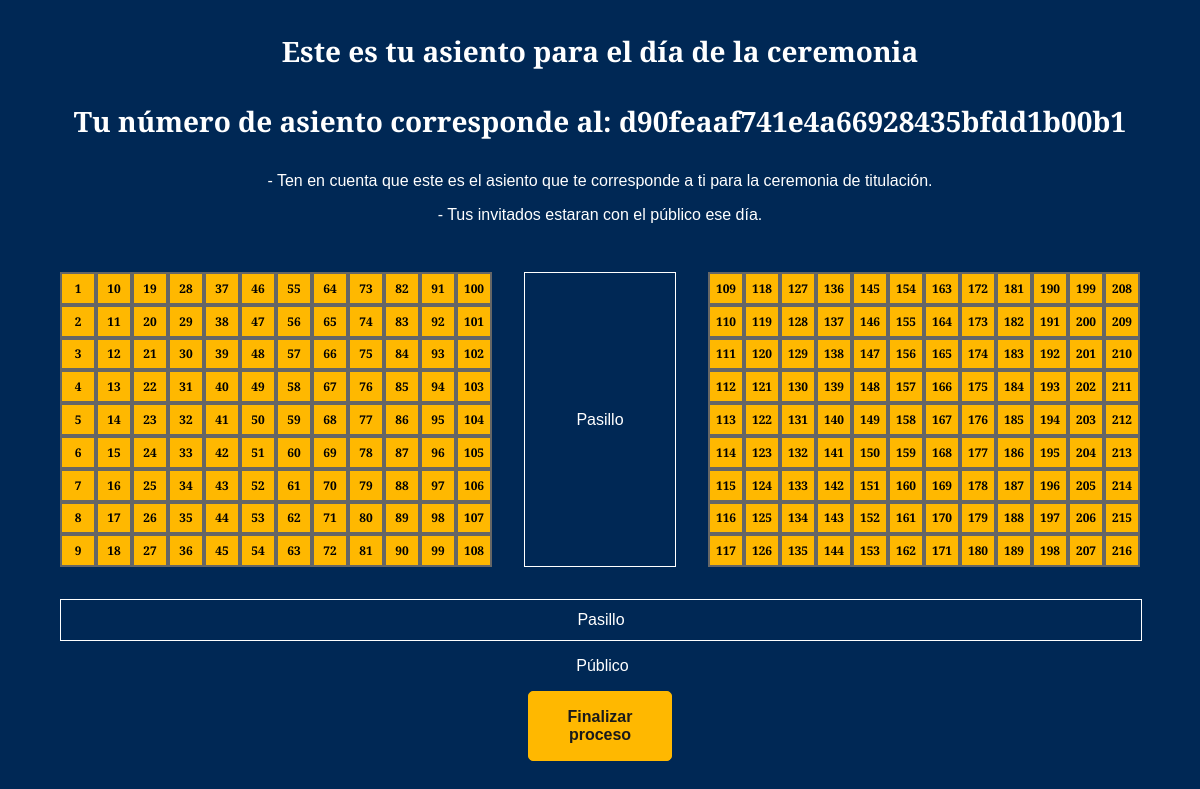
Before: /Asientos (signed in) with the older database file.
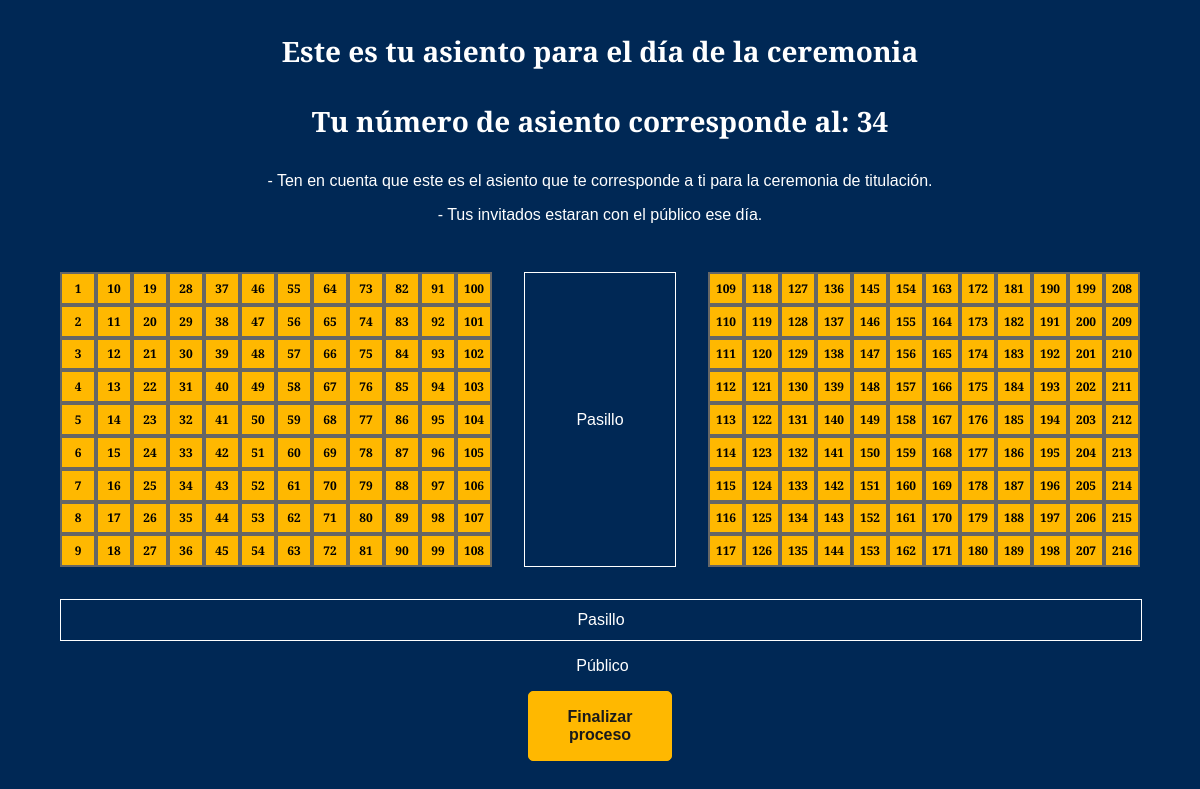
After: the same page with the newer database file.
### Web/models.py (models this page shows, shortened)
class Titulado(AbstractUser):
    username = models.CharField(max_length=100, unique=True, default='NombreUsuario')
    password = models.CharField(max_length=128, default='titulados')
    Run = models.CharField(max_length=11)
    NCedula = models.CharField(max_length=10)
    Carrera = models.CharField(max_length=50)
    NAsiento = models.CharField(max_length=3, unique=True)
    PaginaLibro = models.CharField(max_length=3, default='0')
    Invitado1 = models.CharField(max_length=50, null=True, blank=True)
    Invitado2 = models.CharField(max_length=50, null=True, blank=True)
    last_login = models.DateTimeField(auto_now=True, null=True, blank=True)
    backend = 'Web.backends.TituladoBackend'  # Reemplaza 'myapp' con la ubicación real de tu aplicación y el backend personalizado
    groups = models.ManyToManyField(
        'auth.Group',
        blank=True,
        related_name='titulado_set',
        related_query_name='titulado',
    )
    user_permissions = models.ManyToManyField(
        'auth.Permission',
        blank=True,
        related_name='titulado_set',
        related_query_name='titulado',
    )

### Web/views.py (the view)
# urls.py: path('Asientos', asientos, name='Asientos'),
def asientos(request):
    titulado = request.user
    return render(request, '6_Asientos.html', {'user': titulado})

### Web/templates/6_Asientos.html (shortened to what this page needs)
{% load static %}
<!DOCTYPE html>
<html lang="es">
<head>
    <link rel="stylesheet" href="{% static 'css/6_AsientosEstilo.css' %}">
    <link rel="stylesheet" href="https://cdnjs.cloudflare.com/ajax/libs/font-awesome/6.4.0/css/all.min.css">
</head>
<body>
    <h1>Este es tu asiento para el día de la ceremonia</h1>
    <h1>Tu número de asiento corresponde al: {{ user.NAsiento }}</h1>
    <p>- Ten en cuenta que este es el asiento que te corresponde a ti para la ceremonia de titulación.</p>
    <p>- Tus invitados estaran con el público ese día.</p>
    <div class="container">
        <div class="plan plan-izquierda">
        </div>
        <div class="pasillo">
            <p class="pasillo-p">Pasillo</p>
        </div>
        <div class="plan plan-derecha">
        </div>
    </div>
    <div class="pasillo-inferior">
        <p class="pasillo-p">Pasillo</p>
    </div>
    <p class="publico-p">Público</p>
    <a href="{% url 'resumen' %}">
        <button class="confirmar">Finalizar proceso</button>
    </a>
</body>
</html>

Changed rows visible on the page:
changed Titulado: NAsiento "d90feaaf741e4a66928435bfdd1b00b1" → "34"
